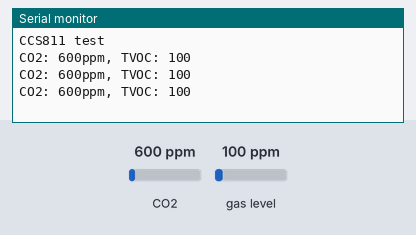
A sketch run on a simulated ESP32. Shown: the last lines printed to the serial monitor. The inputs (shaded band) are chosen by the test bench; at power-on: CO2 600 ppm, gas level 100 ppm.

Above: at 1.3 s.
1.4 s: CO2 set to 452 ppm
At 1.9 s:
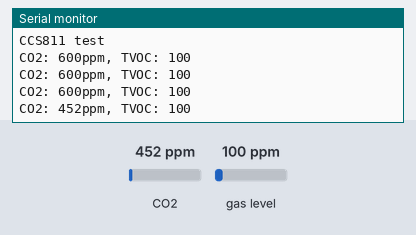
2.9 s: gas level set to 20 ppm
At 3.4 s:
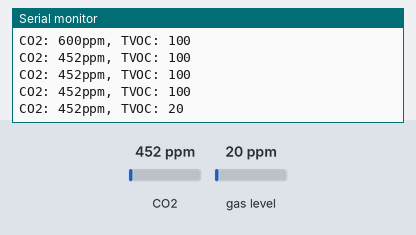
4.4 s: CO2 set to 1050 ppm
At 4.9 s:
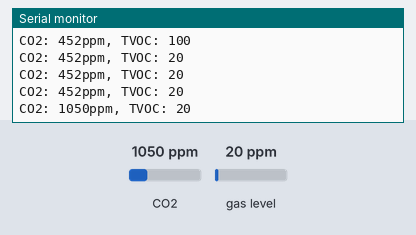
Timing chart, 0 to 7.4 s (numbered marks = the images above; inputs shaded):
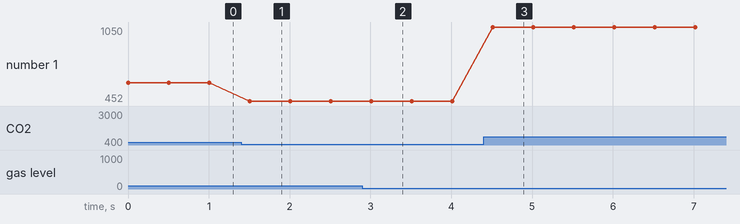

Measured:
- after the input at 1.4 s, the serial monitor: prints a new line after 0.10 s (image 1)
- after the input at 2.9 s, the serial monitor: prints a new line after 0.11 s (image 2)
- after the input at 4.4 s, the serial monitor: prints a new line after 0.11 s (image 3)
- plotted number 1: 600 → 452 after the input at 1.4 s, 452 → 1050 after the input at 4.4 s

The sketch:

ReadCCS811Loop.ino
```cpp
#include <Adafruit_CCS811.h>

Adafruit_CCS811 ccs;


void setup() {
  //Open serial connection
  Serial.begin(9600);

  //Print "CCS811 test" through the serial bus to confirm working serial connection
  Serial.println("CCS811 test");

  //If the sensor is not working print warning until it works
  if(!ccs.begin()){
    Serial.println("Failed to start sensor! Please check your wiring.");
    while(1);
  }

  //Wait for the sensor to be ready
  while(!ccs.available());

}

//Main loop for reading sensor data
void loop() {
  //Check if sensor is available
  if(ccs.available()){
    //If there is data to read go ahead
    if(!ccs.readData()){
      //Print ifno to serial monitor
      Serial.print("CO2: ");
      Serial.print(ccs.geteCO2());
      Serial.print("ppm, TVOC: ");
      Serial.print(ccs.getTVOC());
      Serial.println();
    }
    else {
      Serial.println("ERROR!");
      while(1);
    }
  }
  delay(500);
}
```
